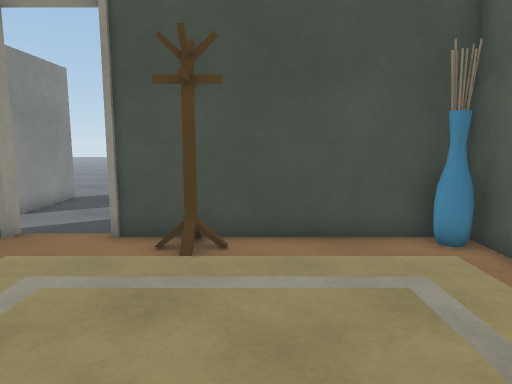
View 1 (above)

22 first-person views from a walk through a Unity game level. The camera is 1.2 m above the floor, tilts 8° down and sees 70° across. Doors are open. The floor is counted in squares, 0.5 m on a side. Each view is taken from the middle of a square. On the plan, view 1 faces up. The plan holds only what a view shows up to about 20 squares ahead; the rest is blank. The place goes on beyond the plan. The player is left out. Some surface patterns are stand-ins.

View 2
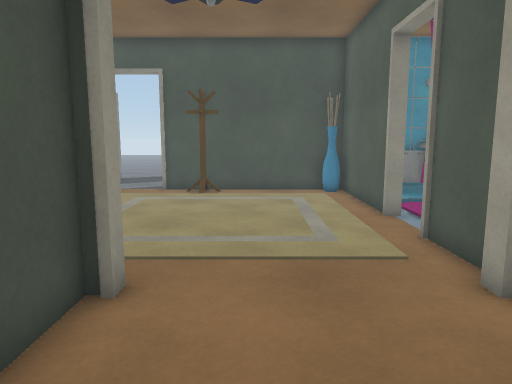

View 3
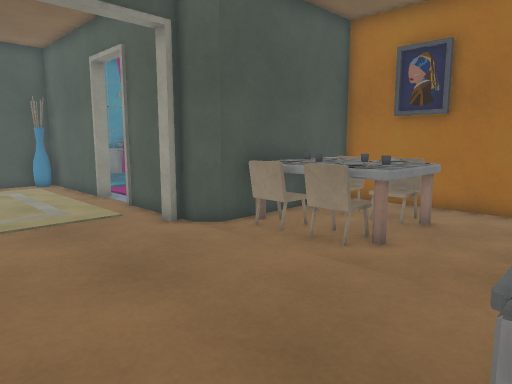

View 4
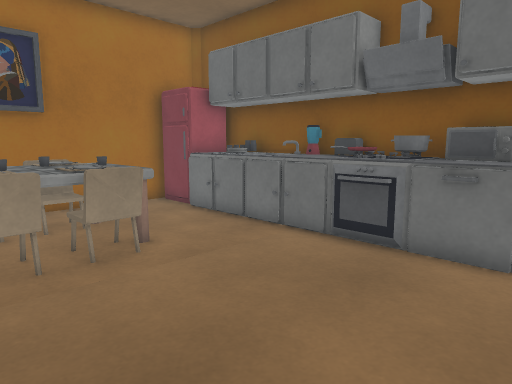

View 5
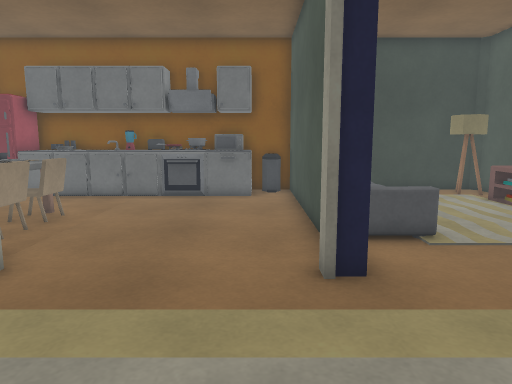

View 6
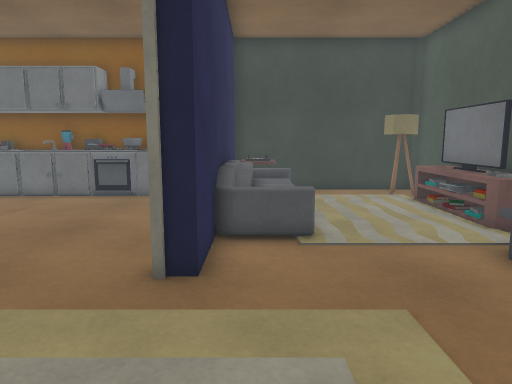

View 7
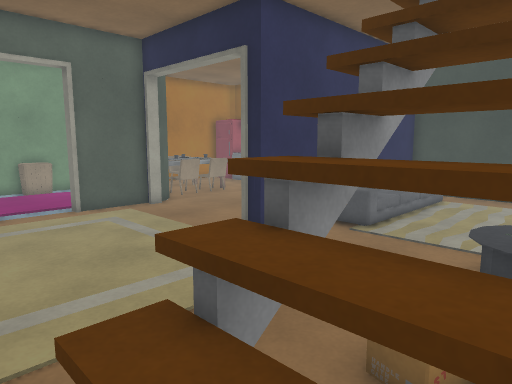

View 8
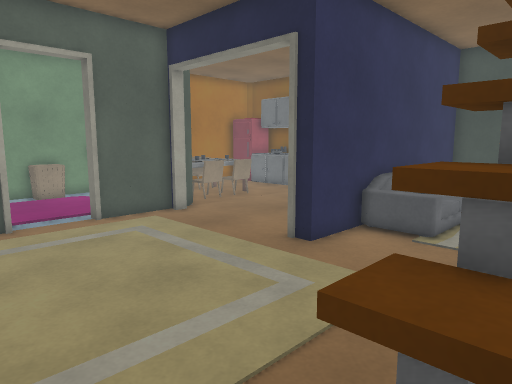

View 9
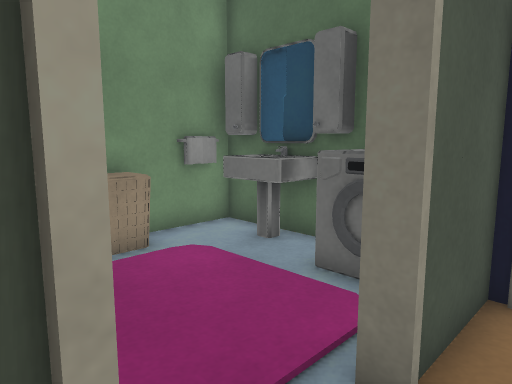

View 10
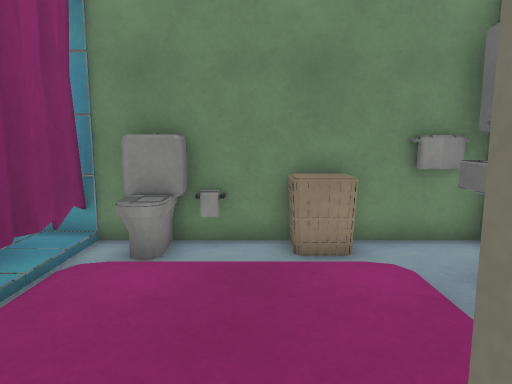

View 11
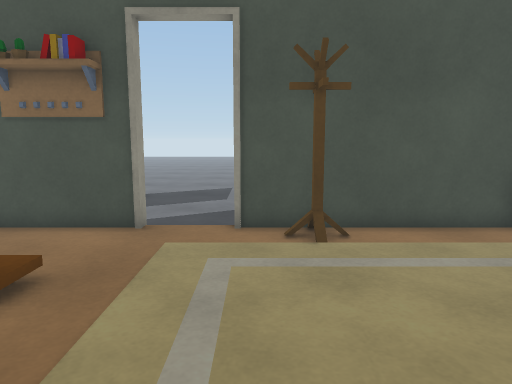

View 12
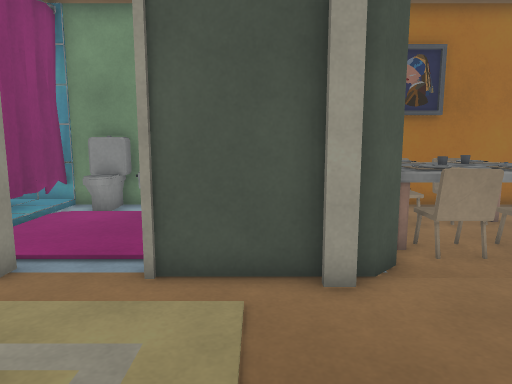

View 13
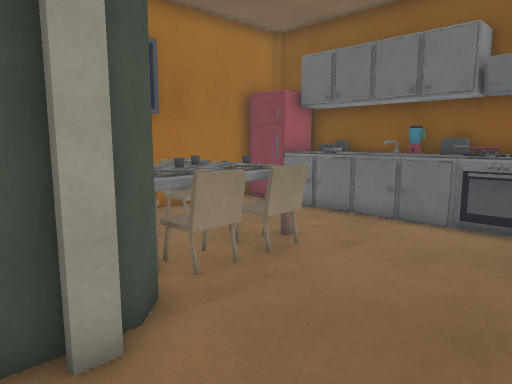

View 14
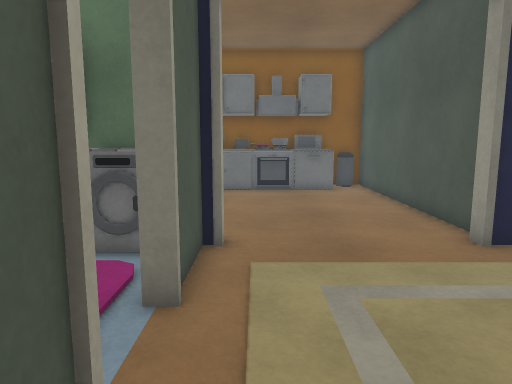

View 15
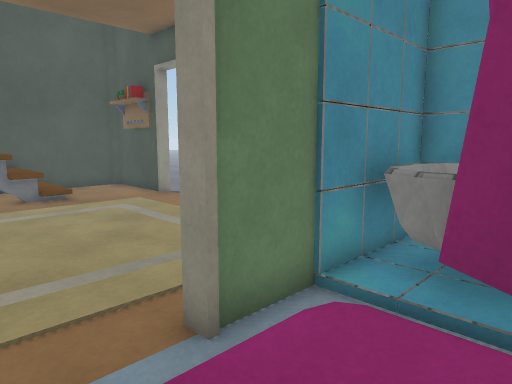

View 16
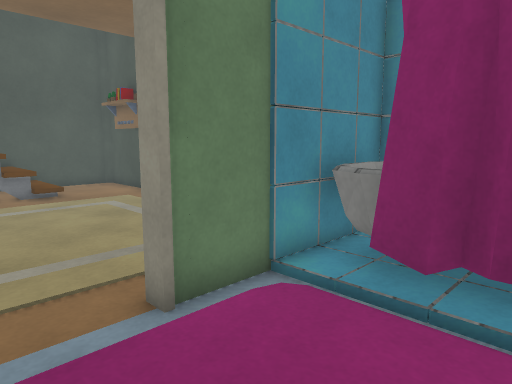

View 17
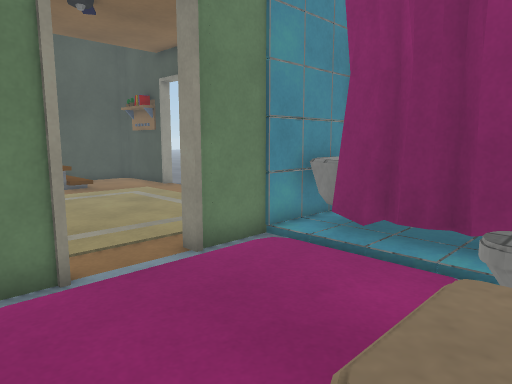

View 18
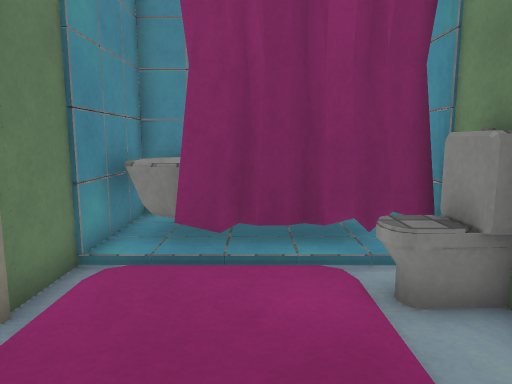

View 19
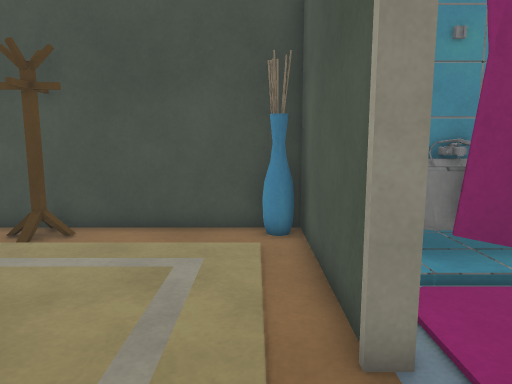

View 20
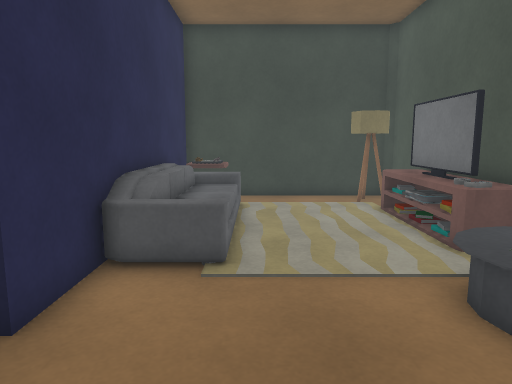

View 21
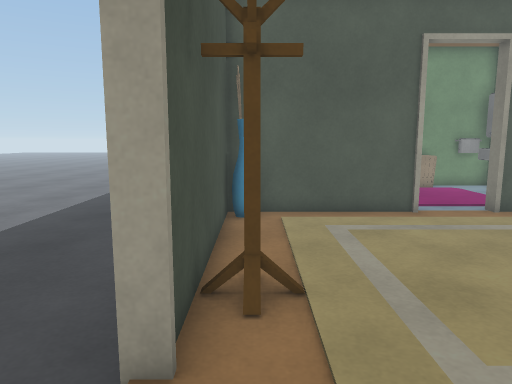

View 22
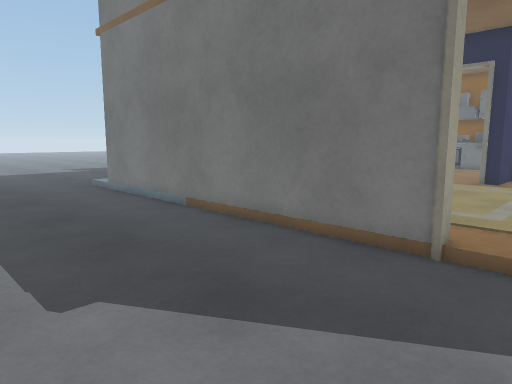

### Floor plan
Key: @ floor where view 1 was taken; # wall or solid block; x gap in a wall; . main floor; - floor 0.25 m lower than the main floor; / step, stairs or slope; D open door; R rack; A vase; U rug; C carpet; W washer; T table; H chair; F fridge; S sofa; B TV; L lamp; I sink; E closet; O other object.
Columns run from 10 left of view 1 to 15 right of it. Each row starts with its distance up from view 1.
 19  --               -----
 18  ------          ------
 17  #-----        --------
 16  #---------------------
 15  #-------------------
 14  #----------------------
 13   ------------------------
 12   ------------------------
 11    -----------------------
 10     ----------------------
  9 ####DDD################
  8 ........RR....AAOOOO OO
  7 .........U.....#OOOOOOO
  6 ......        .#OOOOOOO#
  5 ////..        .#OCCCCOO#
  4 ////..        .#     EE#
  3 ////.. .  .   .##    EE#
  2 ////..        .DD    .E#
  1  ///..        .DD    ..#
  0  ///..    @   .D#  ..OO#
 -1    x.. .      .##    OO#
 -2     ...........#WWC....#
 -3     ....##.....#WWWIIIO#
 -4   O.....##.....#WWWIIII#
 -5  O......#.......#TTTT###
 -6 B    CS/#DD.....HT THH.#
 -7 BB      #.......HTTTT..#
 -8 BB      #.......HTTTHH.#
 -9 BB      #.......HTTTH..#
-10 BB      #..............#
-11 BB      #..............#
-12 B    CS #..............#
-13 LL....SS#.OOOOOOOOOOFFF#
-14 LL....OO#OOOOOOOOOOOF
-15 #########O#####OOOO###

Positions as (right, up) in squares from view 1, and headings:
1: (0, 0), facing up
2: (1, -9), facing up
3: (-1, -13), facing up-right
4: (-1, -5), facing down-right
5: (0, 3), facing down
6: (-3, 3), facing down
7: (-10, 5), facing down-right
8: (-8, 5), facing down-right
9: (4, 3), facing down-right
10: (4, 1), facing right
11: (-3, -1), facing up
12: (-1, -2), facing right
13: (1, -2), facing down-right
14: (4, 5), facing down
15: (9, 0), facing up-left
16: (10, 0), facing up-left
17: (12, -2), facing up-left
18: (9, -2), facing up
19: (4, -1), facing up
20: (-5, 1), facing down
21: (-7, 8), facing right
22: (-6, 17), facing down-right
